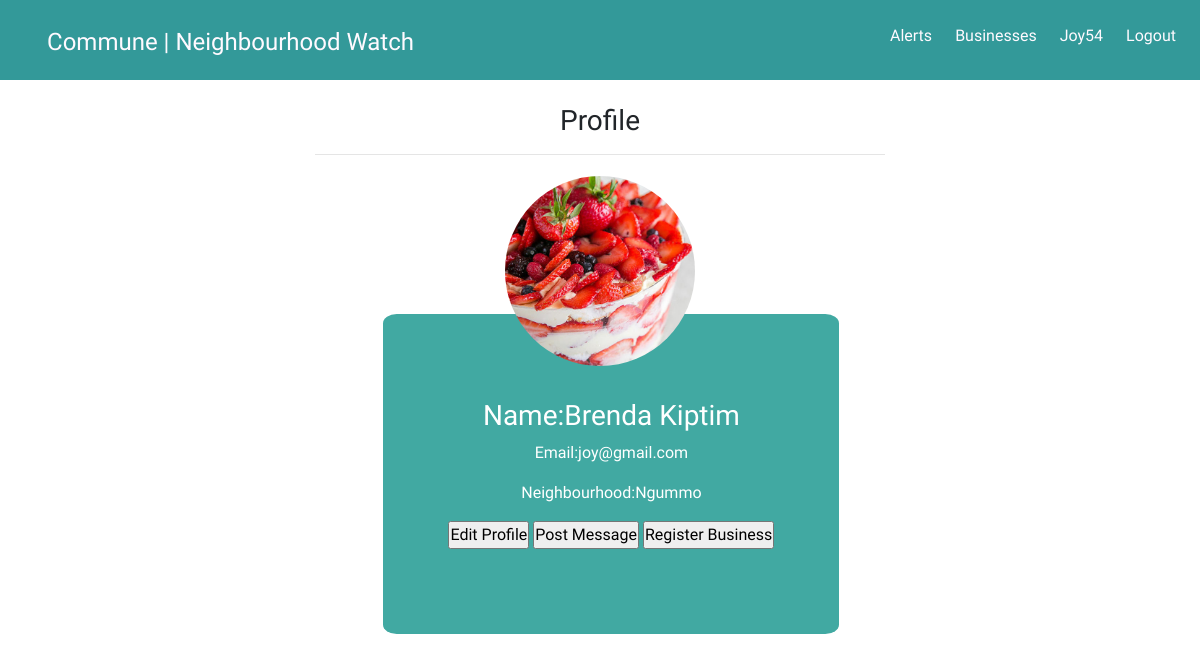
Screenshot of /profile (signed in) with the database file from the repository.
### communeapp/models.py (models this page shows, shortened)
class Profile(models.Model):
    name=models.CharField(max_length=50)
    profile_image = models.ImageField(upload_to = 'articles/')
    user=models.OneToOneField(User, on_delete=models.CASCADE)
    neighbourhood=models.ForeignKey(Neighbourhood, null=True)
    email=models.CharField(max_length=100)
    email_confirmed=models.BooleanField(default=False)

class Neighbourhood(models.Model):
    neighbourhood_name=models.CharField(max_length=250)
    location=models.CharField(max_length=200)
    occupation_count=models.IntegerField()
    def __str__(self):
        return self.neighbourhood_name

### communeapp/views.py (the view)
# urls.py: url(r'profile$', views.view_profile, name='view_profile'),
def view_profile(request):
    title="Commune | Profile "
    current_user=request.user
    if not Profile.objects.filter(user=current_user).exists():
        return redirect('createprofile')
    else:
        profile=Profile.objects.filter(user=current_user)
    return render(request, 'views/profile.html', {"profile":profile, "title":title })

### communeapp/templates/views/profile.html (shortened to what this page needs)
{% extends 'views/base.html' %}
{% load bootstrap3  %}
{% load static %}
{% block content %}
{% if profile %}
{% for prof in profile %}
<div class="container-fluid">
    <div class="row">
        <div class="col-md-6 offset-md-3 text-center">
            <div id="profilepage">
                <h3>Profile</h3>
                <hr>
                <img id="profileimage" src="{{prof.profile_image.url}}" class="img-responsive" alt="">
                <div class="profilecontent">
                        <h3>Name:{{prof.name}}</h3>
                        <p>Email:{{prof.email}}</p>
                        <p>Neighbourhood:{{prof.neighbourhood}}</p>
                        <div class="formsprofile">
                                <form action="{% url 'createprofile' %}" method="post">
                                    <input type="submit" value="Edit Profile">
                                </form>
                                <form action="{% url 'send_message' %}" method="post">
                                    <input type="submit" value="Post Message">
                                </form>
                                <form action="{% url 'create_business' %}" method="post">
                                        <input type="submit" value="Register Business">
                                    </form>
                        </div>
                </div>
            </div>
        </div>
    </div>
</div>
{% endfor %}
{% else %}
<p>You do not have a profile, create one  <a id="linkhere" href="{% url 'createprofile' %}">here:
   </a>
</p>
{% endif %}
{% endblock %}

### communeapp/templates/navbar.html (shortened to what this page needs)
<!DOCTYPE html>
<html lang="en">
<head>
    {% load static %}
    <link rel="stylesheet" href="{% static 'css/base.css' %}">
</head>
<body>
              <nav>
                <ul id="navnav">
                  <li id="brand"><a href="{% url 'landingpage'%}">Commune | Neighbourhood Watch</a></li>
                  {% if user.is_authenticated %}
                  <li id="bodynav"><a href="{% url 'logout'%}">Logout</a></li>
                  {%else%}
                  <li id="bodynav"><a href="{% url 'login'%}">Login</a></li>
                  {% endif %}
                  <li id="bodynav"><a href="{% url 'view_profile'%}">{{user.username}}</a></li>
                  <li id="bodynav"><a href="{% url 'view_businesses'%}">Businesses</a></li>
                  <li id="bodynav"><a href="{% url 'view_messages'%}">Alerts</a></li>
                </ul>
              </nav>
</body>
</html>

### static/css/base.css (style rules this page uses)
* { margin:0; padding:0px; padding-right:0px; padding-left:0px; font-family: 'Andika', sans-serif; }
body, .container-fluid, .row, .col-xs-12 { margin:0; padding:0px; padding-right:0px; padding-left:0px; margin-top: 0px; margin-right:0px; position: relative; }
#profileimage { height: 200px; width: 200px; padding: 5px; text-align: center; border-radius: 50%; display: inline-block; }
.profilecontent { background:#41A9A2; bottom:20%; margin-left:12%; width:80%; color:white; height:40vh; padding-top:15%; margin-top:-10%; border-radius:3%; }
img { margin-top:0; }
nav { margin:0; padding:0px; height:10vh; background:white; background-attachment: fixed; margin-bottom:2%; }
nav ul { padding:2%; }
nav li { list-style-type: none; display: inline-block; margin-left:2%; }
nav #bodynav { float:right; }
nav #brand { float:left; font-size:150%; margin-bottom:3px; }
a, a:hover { color:#41A9A2; }
.formsprofile form { display: inline-block; color:pink; }

### rows the page displays
Profile: profile_image (picture), name "Brenda Kiptim", email "joy@gmail.com", neighbourhood "Ngummo"

### other values shown
{{ user.username }} "Joy54"
